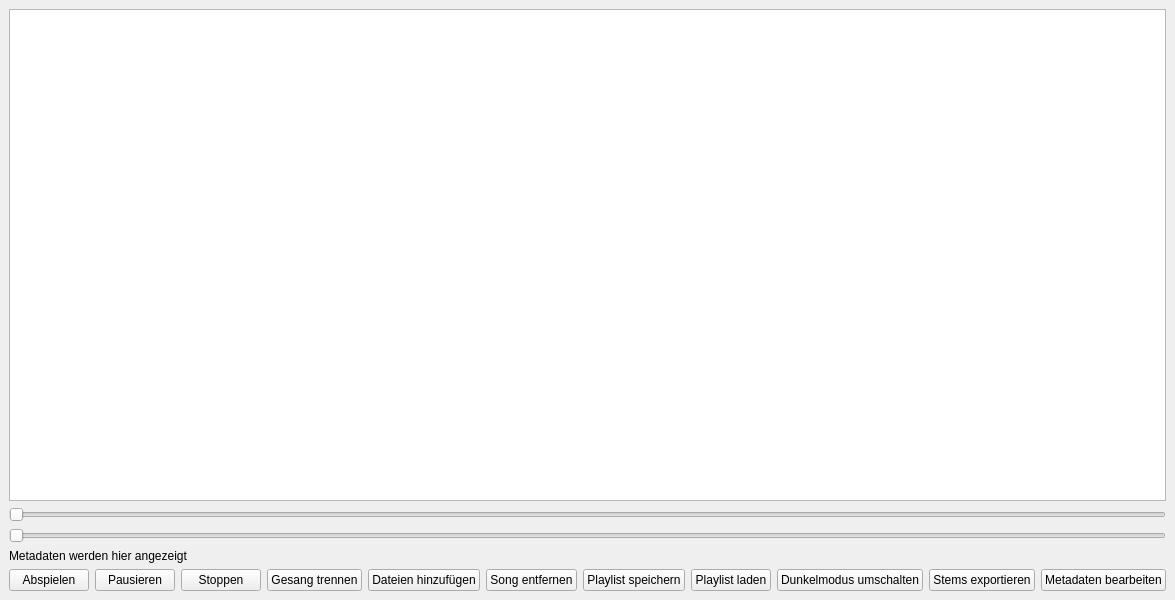
<ui version="4.0">
 <class>MainWindow</class>
 <widget class="QMainWindow" name="MainWindow">
  <property name="geometry">
   <rect>
    <x>0</x>
    <y>0</y>
    <width>800</width>
    <height>600</height>
   </rect>
  </property>
  <property name="windowTitle">
   <string>Musikplayer</string>
  </property>
  <widget class="QWidget" name="centralWidget">
   <layout class="QVBoxLayout" name="verticalLayout">
    <!-- Playlist -->
    <item>
     <widget class="QListWidget" name="playlistWidget"/>
    </item>
    <!-- Fortschrittsbalken -->
    <item>
     <widget class="QSlider" name="progressSlider">
      <property name="orientation">
       <enum>Qt::Horizontal</enum>
      </property>
     </widget>
    </item>
    <!-- Lautstärkeregler -->
    <item>
     <widget class="QSlider" name="volumeSlider">
      <property name="orientation">
       <enum>Qt::Horizontal</enum>
      </property>
     </widget>
    </item>
    <!-- Metadatenanzeige -->
    <item>
     <widget class="QLabel" name="metadataLabel">
      <property name="text">
       <string>Metadaten werden hier angezeigt</string>
      </property>
     </widget>
    </item>
    <!-- Buttons -->
    <item>
     <layout class="QHBoxLayout" name="horizontalLayout">
      <!-- Abspielen -->
      <item>
       <widget class="QPushButton" name="playButton">
        <property name="text">
         <string>Abspielen</string>
        </property>
       </widget>
      </item>
      <!-- Pausieren -->
      <item>
       <widget class="QPushButton" name="pauseButton">
        <property name="text">
         <string>Pausieren</string>
        </property>
       </widget>
      </item>
      <!-- Stoppen -->
      <item>
       <widget class="QPushButton" name="stopButton">
        <property name="text">
         <string>Stoppen</string>
        </property>
       </widget>
      </item>
      <!-- Gesang trennen -->
      <item>
       <widget class="QPushButton" name="separateButton">
        <property name="text">
         <string>Gesang trennen</string>
        </property>
       </widget>
      </item>
      <!-- Dateien hinzufügen -->
      <item>
       <widget class="QPushButton" name="addButton">
        <property name="text">
         <string>Dateien hinzufügen</string>
        </property>
       </widget>
      </item>
      <!-- Song entfernen -->
      <item>
       <widget class="QPushButton" name="removeButton">
        <property name="text">
         <string>Song entfernen</string>
        </property>
       </widget>
      </item>
      <!-- Playlist speichern -->
      <item>
       <widget class="QPushButton" name="saveButton">
        <property name="text">
         <string>Playlist speichern</string>
        </property>
       </widget>
      </item>
      <!-- Playlist laden -->
      <item>
       <widget class="QPushButton" name="loadButton">
        <property name="text">
         <string>Playlist laden</string>
        </property>
       </widget>
      </item>
      <!-- Dunkelmodus umschalten -->
      <item>
       <widget class="QPushButton" name="darkModeButton">
        <property name="text">
         <string>Dunkelmodus umschalten</string>
        </property>
       </widget>
      </item>
      <!-- Stems exportieren -->
      <item>
       <widget class="QPushButton" name="exportButton">
        <property name="text">
         <string>Stems exportieren</string>
        </property>
       </widget>
      </item>
      <!-- Metadaten bearbeiten -->
      <item>
       <widget class="QPushButton" name="editMetadataButton">
        <property name="text">
         <string>Metadaten bearbeiten</string>
        </property>
       </widget>
      </item>
     </layout>
    </item>
   </layout>
  </widget>
 </widget>
 <resources/>
 <connections/>
</ui>
